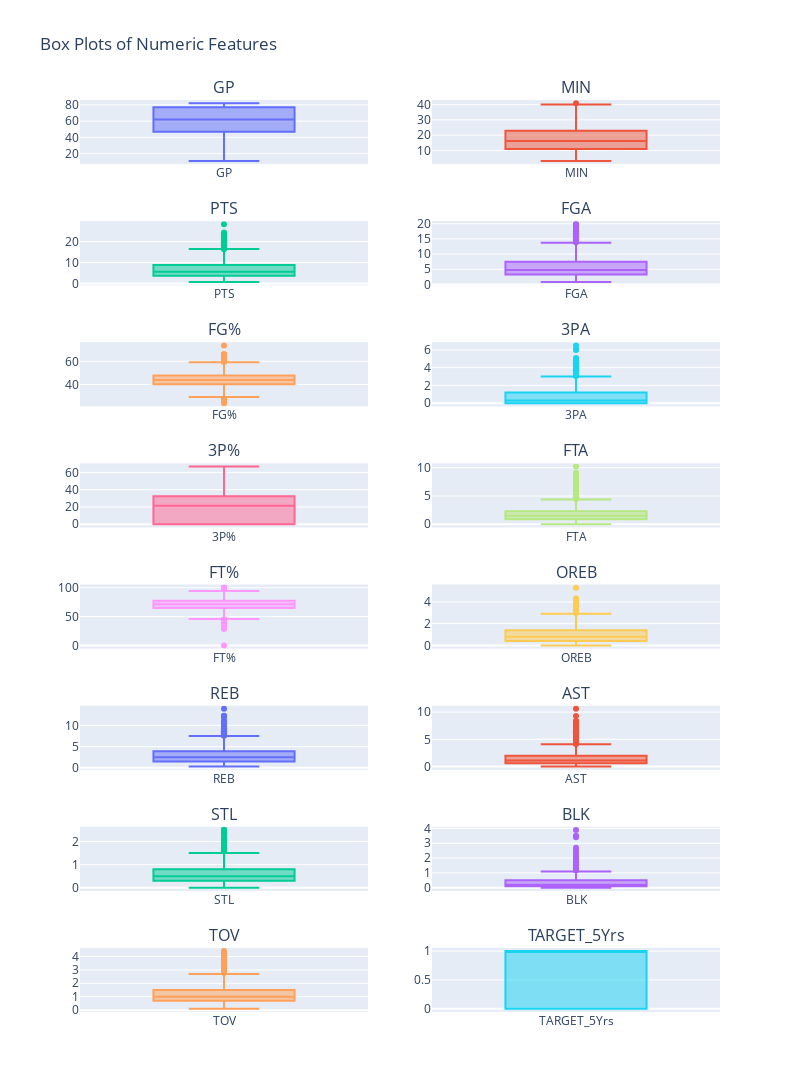

The notebook cell this image was saved under:
### Code cell
# Box plot & Outliers
from plotly.subplots import make_subplots

num_cols = len(df.select_dtypes(include=[int, float]).columns) # select numerical columns only
cols_per_row = 2
rows = (num_cols + cols_per_row - 1) // cols_per_row

fig = make_subplots(rows=rows, cols=cols_per_row, subplot_titles=df.select_dtypes(include=[int, float]).columns)

for i, col in enumerate(df.select_dtypes(include=[int, float]).columns):
    row = i // cols_per_row + 1
    col_pos = i % cols_per_row + 1
    fig.add_trace(go.Box(y=df[col], name=col, showlegend=False), row=row, col=col_pos)

fig.update_layout(height=300*rows, width=400*cols_per_row, title_text="Box Plots of Numeric Features")
fig.show()

### Figure 1 — Plotly figure (JSON) as saved in the notebook; plotly's stock layout.template omitted (floating-point values rounded to 4 significant figures; data arrays with more than 128 entries replaced by an {"elided": "..."} marker saying what was removed)
{"data": [{"name": "GP", "showlegend": false, "type": "box", "xaxis": "x", "y": {"elided": "1288 int values"}, "yaxis": "y"}, {"name": "MIN", "showlegend": false, "type": "box", "xaxis": "x2", "y": {"elided": "1288 float values"}, "yaxis": "y2"}, {"name": "PTS", "showlegend": false, "type": "box", "xaxis": "x3", "y": {"elided": "1288 float values"}, "yaxis": "y3"}, {"name": "FGA", "showlegend": false, "type": "box", "xaxis": "x4", "y": {"elided": "1288 float values"}, "yaxis": "y4"}, {"name": "FG%", "showlegend": false, "type": "box", "xaxis": "x5", "y": {"elided": "1288 float values"}, "yaxis": "y5"}, {"name": "3PA", "showlegend": false, "type": "box", "xaxis": "x6", "y": {"elided": "1288 float values"}, "yaxis": "y6"}, {"name": "3P%", "showlegend": false, "type": "box", "xaxis": "x7", "y": {"elided": "1288 float values"}, "yaxis": "y7"}, {"name": "FTA", "showlegend": false, "type": "box", "xaxis": "x8", "y": {"elided": "1288 float values"}, "yaxis": "y8"}, {"name": "FT%", "showlegend": false, "type": "box", "xaxis": "x9", "y": {"elided": "1288 float values"}, "yaxis": "y9"}, {"name": "OREB", "showlegend": false, "type": "box", "xaxis": "x10", "y": {"elided": "1288 float values"}, "yaxis": "y10"}, {"name": "REB", "showlegend": false, "type": "box", "xaxis": "x11", "y": {"elided": "1288 float values"}, "yaxis": "y11"}, {"name": "AST", "showlegend": false, "type": "box", "xaxis": "x12", "y": {"elided": "1288 float values"}, "yaxis": "y12"}, {"name": "STL", "showlegend": false, "type": "box", "xaxis": "x13", "y": {"elided": "1288 float values"}, "yaxis": "y13"}, {"name": "BLK", "showlegend": false, "type": "box", "xaxis": "x14", "y": {"elided": "1288 float values"}, "yaxis": "y14"}, {"name": "TOV", "showlegend": false, "type": "box", "xaxis": "x15", "y": {"elided": "1288 float values"}, "yaxis": "y15"}, {"name": "TARGET_5Yrs", "showlegend": false, "type": "box", "xaxis": "x16", "y": {"elided": "1288 float values"}, "yaxis": "y16"}], "layout": {"annotations": [{"font": {"size": 16}, "showarrow": false, "text": "GP", "x": 0.225, "xanchor": "center", "xref": "paper", "y": 1, "yanchor": "bottom", "yref": "paper"}, {"font": {"size": 16}, "showarrow": false, "text": "MIN", "x": 0.775, "xanchor": "center", "xref": "paper", "y": 1, "yanchor": "bottom", "yref": "paper"}, {"font": {"size": 16}, "showarrow": false, "text": "PTS", "x": 0.225, "xanchor": "center", "xref": "paper", "y": 0.8672, "yanchor": "bottom", "yref": "paper"}, {"font": {"size": 16}, "showarrow": false, "text": "FGA", "x": 0.775, "xanchor": "center", "xref": "paper", "y": 0.8672, "yanchor": "bottom", "yref": "paper"}, {"font": {"size": 16}, "showarrow": false, "text": "FG%", "x": 0.225, "xanchor": "center", "xref": "paper", "y": 0.7344, "yanchor": "bottom", "yref": "paper"}, {"font": {"size": 16}, "showarrow": false, "text": "3PA", "x": 0.775, "xanchor": "center", "xref": "paper", "y": 0.7344, "yanchor": "bottom", "yref": "paper"}, {"font": {"size": 16}, "showarrow": false, "text": "3P%", "x": 0.225, "xanchor": "center", "xref": "paper", "y": 0.6016, "yanchor": "bottom", "yref": "paper"}, {"font": {"size": 16}, "showarrow": false, "text": "FTA", "x": 0.775, "xanchor": "center", "xref": "paper", "y": 0.6016, "yanchor": "bottom", "yref": "paper"}, {"font": {"size": 16}, "showarrow": false, "text": "FT%", "x": 0.225, "xanchor": "center", "xref": "paper", "y": 0.4688, "yanchor": "bottom", "yref": "paper"}, {"font": {"size": 16}, "showarrow": false, "text": "OREB", "x": 0.775, "xanchor": "center", "xref": "paper", "y": 0.4688, "yanchor": "bottom", "yref": "paper"}, {"font": {"size": 16}, "showarrow": false, "text": "REB", "x": 0.225, "xanchor": "center", "xref": "paper", "y": 0.3359, "yanchor": "bottom", "yref": "paper"}, {"font": {"size": 16}, "showarrow": false, "text": "AST", "x": 0.775, "xanchor": "center", "xref": "paper", "y": 0.3359, "yanchor": "bottom", "yref": "paper"}, {"font": {"size": 16}, "showarrow": false, "text": "STL", "x": 0.225, "xanchor": "center", "xref": "paper", "y": 0.2031, "yanchor": "bottom", "yref": "paper"}, {"font": {"size": 16}, "showarrow": false, "text": "BLK", "x": 0.775, "xanchor": "center", "xref": "paper", "y": 0.2031, "yanchor": "bottom", "yref": "paper"}, {"font": {"size": 16}, "showarrow": false, "text": "TOV", "x": 0.225, "xanchor": "center", "xref": "paper", "y": 0.07031, "yanchor": "bottom", "yref": "paper"}, {"font": {"size": 16}, "showarrow": false, "text": "TARGET_5Yrs", "x": 0.775, "xanchor": "center", "xref": "paper", "y": 0.07031, "yanchor": "bottom", "yref": "paper"}], "height": 2400, "title": {"text": "Box Plots of Numeric Features"}, "width": 800, "xaxis": {"anchor": "y", "domain": [0, 0.45]}, "xaxis10": {"anchor": "y10", "domain": [0.55, 1]}, "xaxis11": {"anchor": "y11", "domain": [0, 0.45]}, "xaxis12": {"anchor": "y12", "domain": [0.55, 1]}, "xaxis13": {"anchor": "y13", "domain": [0, 0.45]}, "xaxis14": {"anchor": "y14", "domain": [0.55, 1]}, "xaxis15": {"anchor": "y15", "domain": [0, 0.45]}, "xaxis16": {"anchor": "y16", "domain": [0.55, 1]}, "xaxis2": {"anchor": "y2", "domain": [0.55, 1]}, "xaxis3": {"anchor": "y3", "domain": [0, 0.45]}, "xaxis4": {"anchor": "y4", "domain": [0.55, 1]}, "xaxis5": {"anchor": "y5", "domain": [0, 0.45]}, "xaxis6": {"anchor": "y6", "domain": [0.55, 1]}, "xaxis7": {"anchor": "y7", "domain": [0, 0.45]}, "xaxis8": {"anchor": "y8", "domain": [0.55, 1]}, "xaxis9": {"anchor": "y9", "domain": [0, 0.45]}, "yaxis": {"anchor": "x", "domain": [0.9297, 1]}, "yaxis10": {"anchor": "x10", "domain": [0.3984, 0.4688]}, "yaxis11": {"anchor": "x11", "domain": [0.2656, 0.3359]}, "yaxis12": {"anchor": "x12", "domain": [0.2656, 0.3359]}, "yaxis13": {"anchor": "x13", "domain": [0.1328, 0.2031]}, "yaxis14": {"anchor": "x14", "domain": [0.1328, 0.2031]}, "yaxis15": {"anchor": "x15", "domain": [0, 0.07031]}, "yaxis16": {"anchor": "x16", "domain": [0, 0.07031]}, "yaxis2": {"anchor": "x2", "domain": [0.9297, 1]}, "yaxis3": {"anchor": "x3", "domain": [0.7969, 0.8672]}, "yaxis4": {"anchor": "x4", "domain": [0.7969, 0.8672]}, "yaxis5": {"anchor": "x5", "domain": [0.6641, 0.7344]}, "yaxis6": {"anchor": "x6", "domain": [0.6641, 0.7344]}, "yaxis7": {"anchor": "x7", "domain": [0.5312, 0.6016]}, "yaxis8": {"anchor": "x8", "domain": [0.5312, 0.6016]}, "yaxis9": {"anchor": "x9", "domain": [0.3984, 0.4688]}}}
